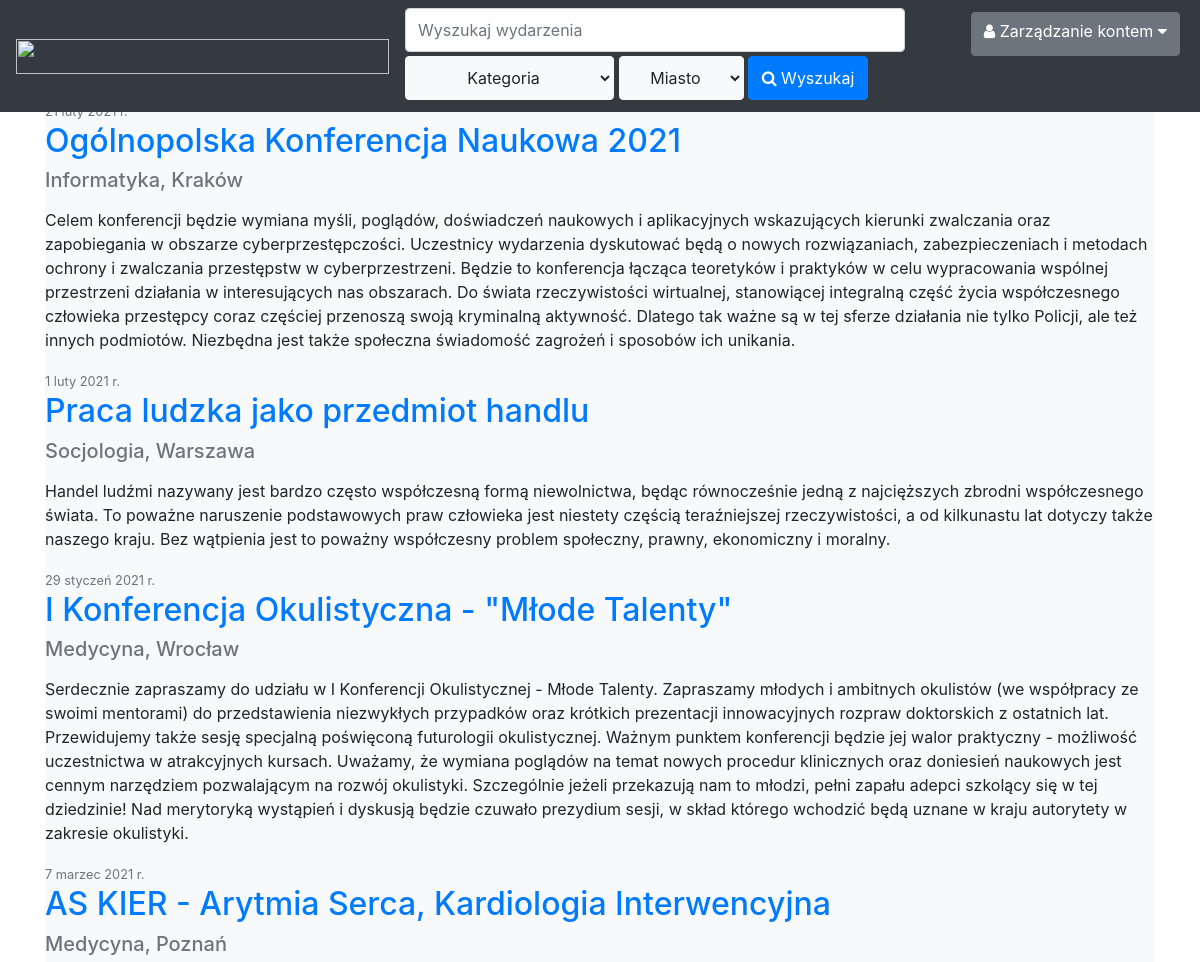
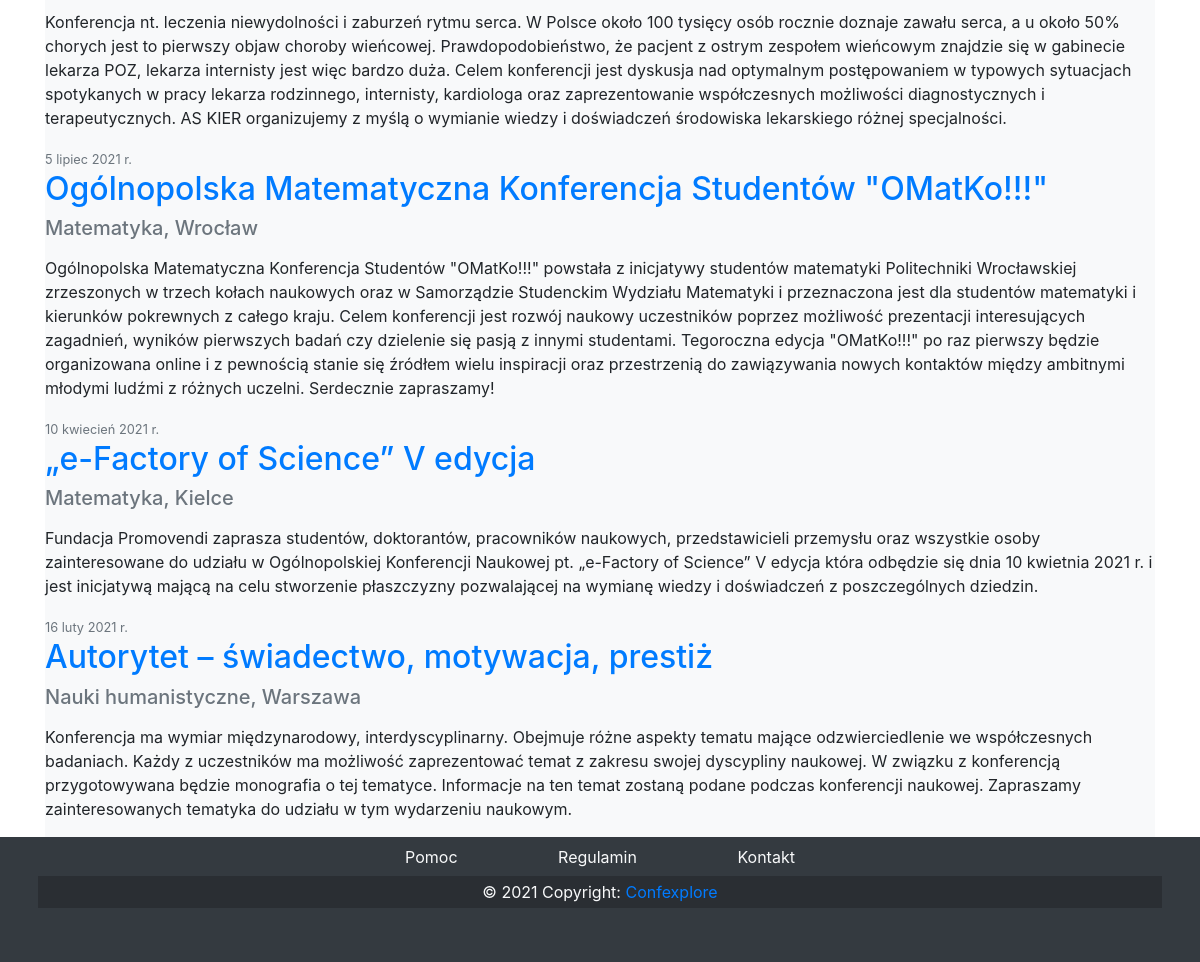
The page / (signed in) on the database its author committed (2 pictures, top to bottom).
### content/models.py (models this page shows, shortened)
class Event(models.Model):
    id = models.IntegerField(primary_key=True)
    name = models.CharField(max_length=100, default='konferencja')
    info = models.TextField(blank=True)
    localization = models.ForeignKey('City', on_delete=models.CASCADE, default="Warszawa")
    type = models.ForeignKey('Type', on_delete=models.CASCADE, default="Ogólna")
    date = models.CharField(max_length=30, default='1 stycznia')
    price = models.IntegerField(default=0)

class Type(models.Model):
    name = models.CharField(max_length=100, default='Ogólna')

class City(models.Model):
    name = models.CharField(max_length=50, default='Warszawa')

### content/views.py (the view, shortened to what this page needs)
# urls.py: path('', HomeView.as_view(), name='home'),
class HomeView(View):
    def get(self, request: HttpRequest):
        context = {
            'events': Event.objects.all()
        }
        return render(request, 'content/home.html', context)

### content/context_processors.py (called while the page is built)
def search(request: HttpRequest) -> dict:
    context = {
        'types': Type.objects.all(),
        'cities': City.objects.all()
    }
    try:
        context['user_type'] = request.user.profile.get_role()
    except AttributeError:
        pass
    return context

### users/models.py (called while the page is built)
    def get_role(self):
        if self.role_name == 'U':
            return self.normaluser_role
        elif self.role_name == 'V':
            return self.volunteer_role
        elif self.role_name == 'O':
            return self.organizer_role
        elif self.role_name == 'A':
            return self.administrator_role
        else:
            raise Exception("ERROR - function profile.get_role() not working")

### templates/content/home.html (shortened to what this page needs)
{% extends "main.html" %}
{% block content %}
<div id="polecane" class="carousel slide" data-ride="carousel">
  <div class="carousel-inner">
    <div class="carousel-item active">
    </div>
  </div>
  <a class="carousel-control-prev" href="#polecane" role="button" data-slide="prev">
  </a>
  <a class="carousel-control-next" href="#polecane" role="button" data-slide="next">
  </a>
</div>
    {% for event in events %}
        <article class="media content-section bg-light">
          <div class="media-body">
            <div class="article-metadata">
              <small class="text-muted">{{ event.date }}</small>
            </div>
            <h2><a class="article-title" href='eventPreview/'>{{ event.name }}</a></h2>
            <h5><p class="text-secondary">{{ event.type.name }}, {{ event.localization.name }}</p></h5>
            <p class="article-content">{{ event.info }}</p>
          </div>
        </article>
    {% endfor %}
{% endblock content %}

### static/style.css (style rules this page uses)
body { margin: 0; padding: 0; }

### rows shown on the page
Event: name "Ogólnopolska Konferencja Naukowa 2021", type.name "Informatyka", localization.name "Kraków", info "Celem konferencji będzie wymiana myśli, poglądów, doświadczeń naukowych i aplikacyjnych wskazujących kierunki zwalczania oraz zapobiegania w obszarze cyberprzestępczości. Uczestnicy wydarzenia dyskutować będą o nowych rozwiązaniach, zabezpieczeniach i metodach ochrony i zwalczania przestępstw w cyberprzestrzeni. Będzie to konferencja łącząca teoretyków i praktyków w celu wypracowania wspólnej przestrzeni działania w interesujących nas obszarach. Do świata rzeczywistości wirtualnej, stanowiącej integralną część życia współczesnego człowieka przestępcy coraz częściej przenoszą swoją kryminalną aktywność. Dlatego tak ważne są w tej sferze działania nie tylko Policji, ale też innych podmiotów.…"
Event: date "1 luty 2021 r.", name "Praca ludzka jako przedmiot handlu", type.name "Socjologia", localization.name "Warszawa", info "Handel ludźmi nazywany jest bardzo często współczesną formą niewolnictwa, będąc równocześnie jedną z najcięższych zbrodni współczesnego świata. To poważne naruszenie podstawowych praw człowieka jest niestety częścią teraźniejszej rzeczywistości, a od kilkunastu lat dotyczy także naszego kraju. Bez wątpienia jest to poważny współczesny problem społeczny, prawny, ekonomiczny i moralny."
Event: date "29 styczeń 2021 r.", name "I Konferencja Okulistyczna - \"Młode Talenty\"", type.name "Medycyna", localization.name "Wrocław", info "Serdecznie zapraszamy do udziału w I Konferencji Okulistycznej - Młode Talenty. Zapraszamy młodych i ambitnych okulistów (we współpracy ze swoimi mentorami) do przedstawienia niezwykłych przypadków oraz krótkich prezentacji innowacyjnych rozpraw doktorskich z ostatnich lat. Przewidujemy także sesję specjalną poświęconą futurologii okulistycznej. Ważnym punktem konferencji będzie jej walor praktyczny - możliwość uczestnictwa w atrakcyjnych kursach. Uważamy, że wymiana poglądów na temat nowych procedur klinicznych oraz doniesień naukowych jest cennym narzędziem pozwalającym na rozwój okulistyki. Szczególnie jeżeli przekazują nam to młodzi, pełni zapału adepci szkolący się w tej dziedzinie!…"
Event: date "7 marzec 2021 r.", name "AS KIER - Arytmia Serca, Kardiologia Interwencyjna", type.name "Medycyna", localization.name "Poznań", info "Konferencja nt. leczenia niewydolności i zaburzeń rytmu serca. W Polsce około 100 tysięcy osób rocznie doznaje zawału serca, a u około 50% chorych jest to pierwszy objaw choroby wieńcowej. Prawdopodobieństwo, że pacjent z ostrym zespołem wieńcowym znajdzie się w gabinecie lekarza POZ, lekarza internisty jest więc bardzo duża. Celem konferencji jest dyskusja nad optymalnym postępowaniem w typowych sytuacjach spotykanych w pracy lekarza rodzinnego, internisty, kardiologa oraz zaprezentowanie współczesnych możliwości diagnostycznych i terapeutycznych. AS KIER organizujemy z myślą o wymianie wiedzy i doświadczeń środowiska lekarskiego różnej specjalności."
Event: date "5 lipiec 2021 r.", name "Ogólnopolska Matematyczna Konferencja Studentów \"OMatKo!!!\"", type.name "Matematyka", localization.name "Wrocław", info "Ogólnopolska Matematyczna Konferencja Studentów \"OMatKo!!!\" powstała z inicjatywy studentów matematyki Politechniki Wrocławskiej zrzeszonych w trzech kołach naukowych oraz w Samorządzie Studenckim Wydziału Matematyki i przeznaczona jest dla studentów matematyki i kierunków pokrewnych z całego kraju. Celem konferencji jest rozwój naukowy uczestników poprzez możliwość prezentacji interesujących zagadnień, wyników pierwszych badań czy dzielenie się pasją z innymi studentami. Tegoroczna edycja \"OMatKo!!!\" po raz pierwszy będzie organizowana online i z pewnością stanie się źródłem wielu inspiracji oraz przestrzenią do zawiązywania nowych kontaktów między ambitnymi młodymi ludźmi z różnych…"
Event: date "10 kwiecień 2021 r.", name "„e-Factory of Science” V edycja", type.name "Matematyka", localization.name "Kielce", info "Fundacja Promovendi zaprasza studentów, doktorantów, pracowników naukowych, przedstawicieli przemysłu oraz wszystkie osoby zainteresowane do udziału w Ogólnopolskiej Konferencji Naukowej pt. „e-Factory of Science” V edycja która odbędzie się dnia 10 kwietnia 2021 r. i jest inicjatywą mającą na celu stworzenie płaszczyzny pozwalającej na wymianę wiedzy i doświadczeń z poszczególnych dziedzin."
Event: date "16 luty 2021 r.", name "Autorytet – świadectwo, motywacja, prestiż", type.name "Nauki humanistyczne", localization.name "Warszawa", info "Konferencja ma wymiar międzynarodowy, interdyscyplinarny. Obejmuje różne aspekty tematu mające odzwierciedlenie we współczesnych badaniach. Każdy z uczestników ma możliwość zaprezentować temat z zakresu swojej dyscypliny naukowej. W związku z konferencją przygotowywana będzie monografia o tej tematyce. Informacje na ten temat zostaną podane podczas konferencji naukowej. Zapraszamy zainteresowanych tematyka do udziału w tym wydarzeniu naukowym."
